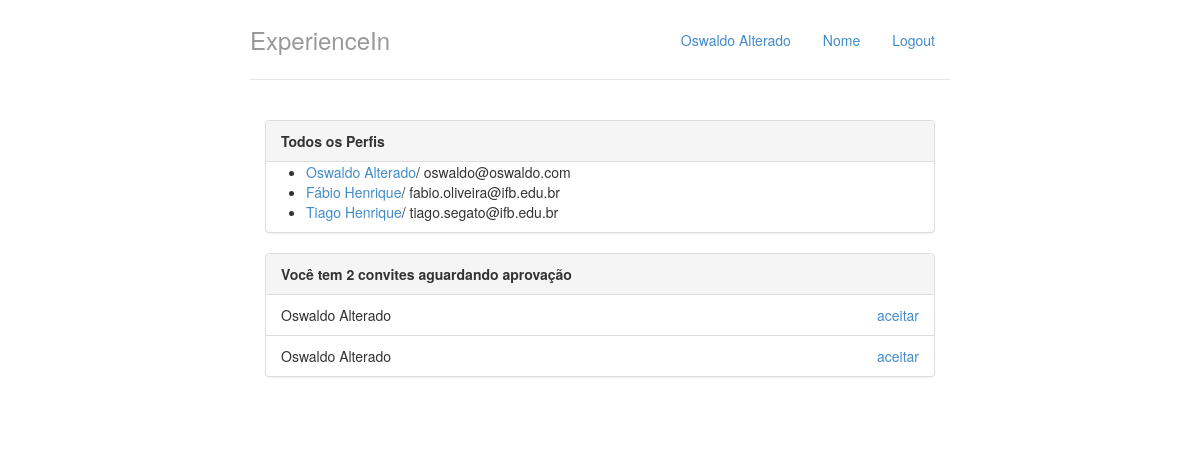
The app's page /, older data.
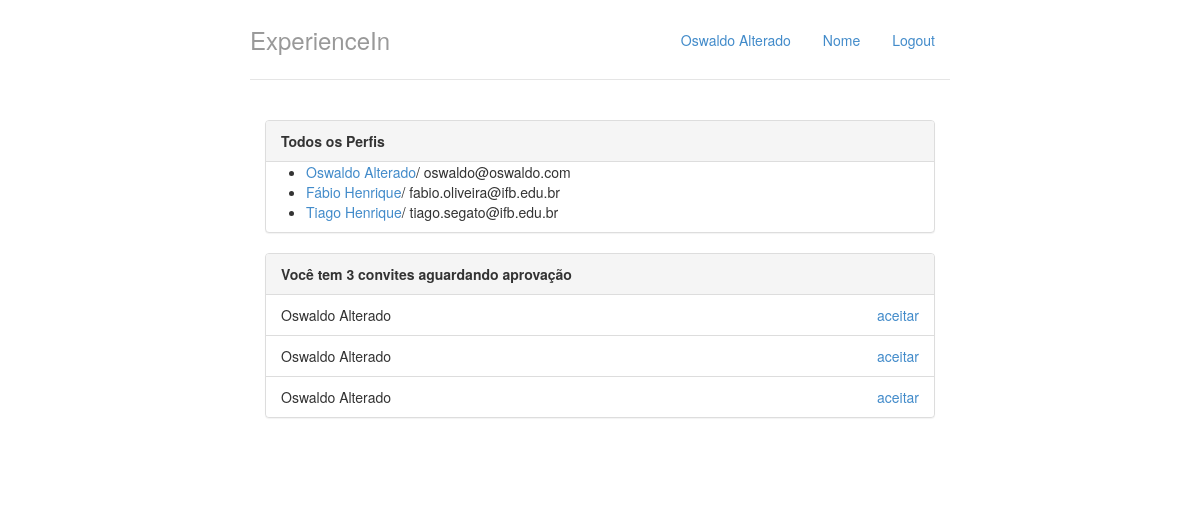
The same page, newer data.
### perfis/models.py (models this page shows, shortened)
class Perfil(models.Model):
        nome = models.CharField(max_length=255, null=False)
        email = models.CharField(max_length=255, null= False)
        telefone = models.CharField(max_length=15, null= False)
        nome_empresa = models.CharField(max_length=255, null=False)

class Convite(models.Model):
    solicitante = models.ForeignKey(Perfil, on_delete=models.CASCADE, related_name='convites_feitos')
    convidado = models.ForeignKey(Perfil, on_delete=models.CASCADE, related_name='convites_recebidos')

### perfis/views.py (the view)
# urls.py: path('', views.index, name='index'),
def index(request):
    return render(request, 'index.html', { 'perfis' : Perfil.objects.all(),'perfil_logado' : get_perfil_logado(request)})

### perfis/views.py (called while the page is built)
def get_perfil_logado(request):
   return Perfil.objects.get(id=1)

### perfis/templates/index.html (shortened to what this page needs)
<!DOCTYPE html>
<html lang="pt-br">
<head>
</head>
<body>
        {% extends "base.html" %}
        {% block body %}
        <div class="col-lg-12">
            <div class="panel panel-default">
                <div class="panel-heading">
                    <strong>Todos os Perfis</strong>
                </div>
                {% if perfis %}
                <ul>
                    {% for perfil in perfis %}
                    <li>
                        <a href="{% url 'exibir' perfil.id %}">{{ perfil.nome }}</a>/ {{ perfil.email }}
                    </li>
                    {% endfor %}
                </ul>
                {% else %}
                <p>Nenhum Perfil encontrado</p>
                {% endif %}
            </div>
            <div class="panel panel-default">
                {% with total_de_convites=perfil_logado.convites_recebidos.count %}
                  {% if total_de_convites %}
                      <div class="panel-heading">
                          <strong>Você tem {{ total_de_convites }} convite{{ total_de_convites|pluralize }} aguardando aprovação</strong>
                      </div>
                      <ul class="list-group">
                          {% for convite in perfil_logado.convites_recebidos.all %}
                              <li class="list-group-item">
                                      {{ convite.solicitante.nome }}
                                      <a href="#" class="pull-right">aceitar</a>
                              </li>
                          {% endfor %}
                      </ul>
                  {% else %}
                      <div class="panel-body">
                          <p>Nenhum convite recebido :(</p>
                      </div>
                  {% endif %}
                {% endwith %}
            </div>
        </div>
        {% endblock %}

### perfis/templates/base.html (shortened to what this page needs)
{% load staticfiles %}
<!DOCTYPE html>
<html lang="pt">
  <head>
    <link href="{% static "styles/bootstrap.css" %}" rel="stylesheet">
    <link href="{% static "styles/main.css" %}" rel="stylesheet">
  </head>
  <body>
    <div class="container">
      <div class="header">
        <ul class="nav nav-pills pull-right">
          <li class=""><a href="{% url 'index' %}">{{perfil_logado.nome}}</a></li>
          <li class=""><a href="{% url 'index' %}">Nome</a></li>
          <li class=""><a href="/logout/">Logout</a></li>
        </ul>
        <h3 class="text-muted">ExperienceIn</h3>
      </div>
      <div class="row content">
            {% block body %}
            {% endblock %}
      </div>
    </div>
  </body>
</html>

Row changes from the older to the newer data that the page shows:
added Convite: solicitante.nome "Oswaldo Alterado"
Text that changed along with them:
{{ total_de_convites }}: "2" → "3"
